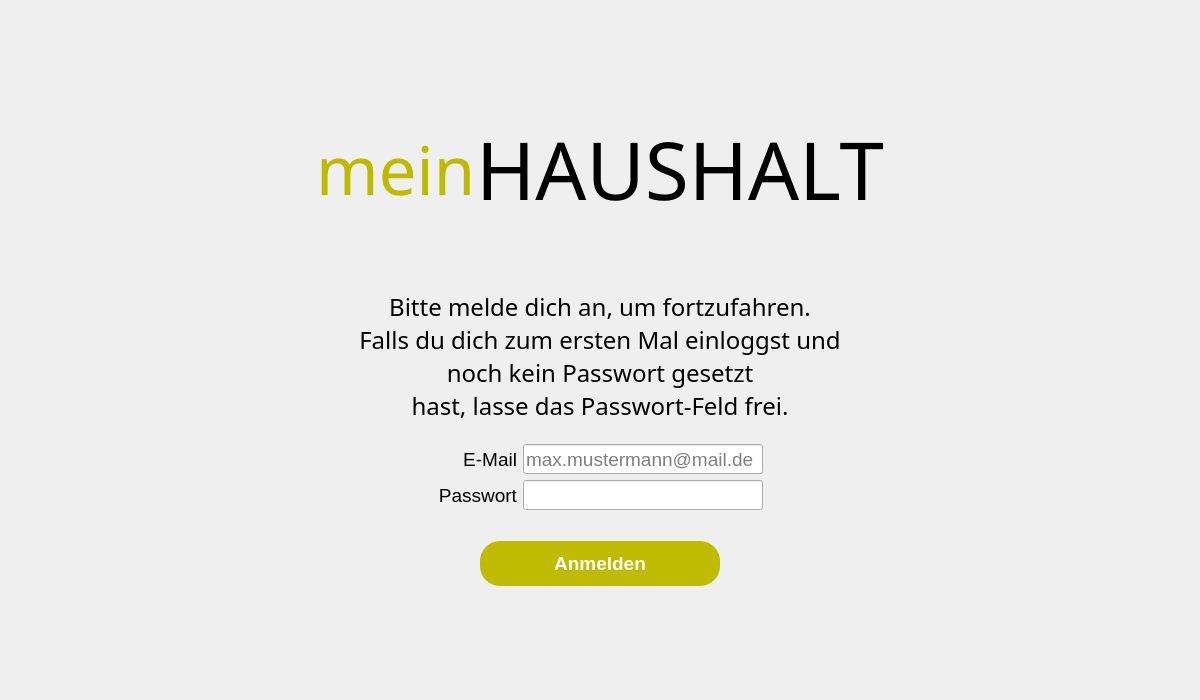
<?xml version="1.0" encoding="UTF-8"?>
<ui version="4.0">
 <class>LoginView</class>
 <widget class="QWidget" name="LoginView">
  <property name="geometry">
   <rect>
    <x>0</x>
    <y>0</y>
    <width>1200</width>
    <height>700</height>
   </rect>
  </property>
  <property name="windowTitle">
   <string>meinHaushalt</string>
  </property>
  <layout class="QVBoxLayout" name="verticalLayout_5">
   <item>
    <layout class="QVBoxLayout" name="verticalLayout_3">
     <item>
      <spacer name="verticalSpacer">
       <property name="orientation">
        <enum>Qt::Vertical</enum>
       </property>
       <property name="sizeHint" stdset="0">
        <size>
         <width>20</width>
         <height>40</height>
        </size>
       </property>
      </spacer>
     </item>
     <item>
      <layout class="QHBoxLayout" name="horizontalLayout_2">
       <property name="spacing">
        <number>0</number>
       </property>
       <property name="bottomMargin">
        <number>0</number>
       </property>
       <item>
        <spacer name="horizontalSpacer_3">
         <property name="orientation">
          <enum>Qt::Horizontal</enum>
         </property>
         <property name="sizeHint" stdset="0">
          <size>
           <width>40</width>
           <height>20</height>
          </size>
         </property>
        </spacer>
       </item>
       <item>
        <widget class="QLabel" name="label">
         <property name="font">
          <font>
           <family>Gear Rosemary</family>
           <pointsize>50</pointsize>
          </font>
         </property>
         <property name="text">
          <string>&lt;html&gt;&lt;head/&gt;&lt;body&gt;&lt;p&gt;&lt;span style=&quot; color:#beba00;&quot;&gt;mein&lt;/span&gt;&lt;/p&gt;&lt;/body&gt;&lt;/html&gt;</string>
         </property>
         <property name="margin">
          <number>4</number>
         </property>
         <property name="indent">
          <number>-1</number>
         </property>
         <property name="textInteractionFlags">
          <set>Qt::LinksAccessibleByMouse</set>
         </property>
        </widget>
       </item>
       <item>
        <widget class="QLabel" name="label_4">
         <property name="font">
          <font>
           <family>Gear Rosemary</family>
           <pointsize>60</pointsize>
          </font>
         </property>
         <property name="text">
          <string>HAUSHALT</string>
         </property>
        </widget>
       </item>
       <item>
        <spacer name="horizontalSpacer_4">
         <property name="orientation">
          <enum>Qt::Horizontal</enum>
         </property>
         <property name="sizeHint" stdset="0">
          <size>
           <width>40</width>
           <height>20</height>
          </size>
         </property>
        </spacer>
       </item>
      </layout>
     </item>
     <item>
      <layout class="QHBoxLayout" name="horizontalLayout_5">
       <property name="topMargin">
        <number>60</number>
       </property>
       <item>
        <spacer name="horizontalSpacer_9">
         <property name="orientation">
          <enum>Qt::Horizontal</enum>
         </property>
         <property name="sizeHint" stdset="0">
          <size>
           <width>40</width>
           <height>20</height>
          </size>
         </property>
        </spacer>
       </item>
       <item>
        <layout class="QVBoxLayout" name="verticalLayout_4">
         <property name="spacing">
          <number>0</number>
         </property>
         <item>
          <widget class="QLabel" name="label_2">
           <property name="font">
            <font>
             <family>Microsoft JhengHei Light</family>
             <pointsize>18</pointsize>
            </font>
           </property>
           <property name="text">
            <string>Bitte melde dich an, um fortzufahren.
Falls du dich zum ersten Mal einloggst und
noch kein Passwort gesetzt
hast, lasse das Passwort-Feld frei.</string>
           </property>
           <property name="alignment">
            <set>Qt::AlignCenter</set>
           </property>
          </widget>
         </item>
        </layout>
       </item>
       <item>
        <spacer name="horizontalSpacer_8">
         <property name="orientation">
          <enum>Qt::Horizontal</enum>
         </property>
         <property name="sizeHint" stdset="0">
          <size>
           <width>40</width>
           <height>20</height>
          </size>
         </property>
        </spacer>
       </item>
      </layout>
     </item>
     <item>
      <layout class="QHBoxLayout" name="horizontalLayout">
       <property name="topMargin">
        <number>15</number>
       </property>
       <item>
        <spacer name="horizontalSpacer">
         <property name="orientation">
          <enum>Qt::Horizontal</enum>
         </property>
         <property name="sizeHint" stdset="0">
          <size>
           <width>40</width>
           <height>20</height>
          </size>
         </property>
        </spacer>
       </item>
       <item>
        <layout class="QVBoxLayout" name="verticalLayout">
         <property name="spacing">
          <number>6</number>
         </property>
         <item>
          <widget class="QLabel" name="label_5">
           <property name="font">
            <font>
             <pointsize>14</pointsize>
            </font>
           </property>
           <property name="text">
            <string>E-Mail</string>
           </property>
           <property name="alignment">
            <set>Qt::AlignRight|Qt::AlignTrailing|Qt::AlignVCenter</set>
           </property>
          </widget>
         </item>
         <item>
          <widget class="QLabel" name="label_6">
           <property name="font">
            <font>
             <pointsize>14</pointsize>
            </font>
           </property>
           <property name="text">
            <string>Passwort</string>
           </property>
           <property name="alignment">
            <set>Qt::AlignRight|Qt::AlignTrailing|Qt::AlignVCenter</set>
           </property>
          </widget>
         </item>
        </layout>
       </item>
       <item>
        <layout class="QVBoxLayout" name="verticalLayout_2">
         <property name="spacing">
          <number>6</number>
         </property>
         <property name="sizeConstraint">
          <enum>QLayout::SetDefaultConstraint</enum>
         </property>
         <item>
          <widget class="QLineEdit" name="emailLine">
           <property name="sizePolicy">
            <sizepolicy hsizetype="Fixed" vsizetype="Fixed">
             <horstretch>0</horstretch>
             <verstretch>0</verstretch>
            </sizepolicy>
           </property>
           <property name="minimumSize">
            <size>
             <width>240</width>
             <height>30</height>
            </size>
           </property>
           <property name="maximumSize">
            <size>
             <width>240</width>
             <height>30</height>
            </size>
           </property>
           <property name="font">
            <font>
             <pointsize>14</pointsize>
             <weight>50</weight>
             <bold>false</bold>
            </font>
           </property>
           <property name="maxLength">
            <number>100</number>
           </property>
           <property name="frame">
            <bool>true</bool>
           </property>
           <property name="echoMode">
            <enum>QLineEdit::Normal</enum>
           </property>
           <property name="placeholderText">
            <string>max.mustermann@mail.de</string>
           </property>
          </widget>
         </item>
         <item>
          <widget class="QLineEdit" name="passwordLine">
           <property name="enabled">
            <bool>true</bool>
           </property>
           <property name="sizePolicy">
            <sizepolicy hsizetype="Fixed" vsizetype="Fixed">
             <horstretch>0</horstretch>
             <verstretch>0</verstretch>
            </sizepolicy>
           </property>
           <property name="minimumSize">
            <size>
             <width>240</width>
             <height>30</height>
            </size>
           </property>
           <property name="maximumSize">
            <size>
             <width>240</width>
             <height>30</height>
            </size>
           </property>
           <property name="font">
            <font>
             <pointsize>14</pointsize>
             <weight>75</weight>
             <bold>true</bold>
            </font>
           </property>
           <property name="maxLength">
            <number>100</number>
           </property>
           <property name="frame">
            <bool>true</bool>
           </property>
           <property name="echoMode">
            <enum>QLineEdit::Password</enum>
           </property>
          </widget>
         </item>
        </layout>
       </item>
       <item>
        <spacer name="horizontalSpacer_2">
         <property name="orientation">
          <enum>Qt::Horizontal</enum>
         </property>
         <property name="sizeHint" stdset="0">
          <size>
           <width>40</width>
           <height>20</height>
          </size>
         </property>
        </spacer>
       </item>
      </layout>
     </item>
     <item>
      <layout class="QHBoxLayout" name="horizontalLayout_3">
       <property name="spacing">
        <number>6</number>
       </property>
       <property name="topMargin">
        <number>25</number>
       </property>
       <item>
        <spacer name="horizontalSpacer_5">
         <property name="orientation">
          <enum>Qt::Horizontal</enum>
         </property>
         <property name="sizeHint" stdset="0">
          <size>
           <width>40</width>
           <height>20</height>
          </size>
         </property>
        </spacer>
       </item>
       <item>
        <widget class="QPushButton" name="LoginButton">
         <property name="minimumSize">
          <size>
           <width>240</width>
           <height>45</height>
          </size>
         </property>
         <property name="maximumSize">
          <size>
           <width>240</width>
           <height>45</height>
          </size>
         </property>
         <property name="font">
          <font>
           <pointsize>14</pointsize>
           <weight>75</weight>
           <bold>true</bold>
          </font>
         </property>
         <property name="cursor">
          <cursorShape>PointingHandCursor</cursorShape>
         </property>
         <property name="styleSheet">
          <string notr="true">QPushButton {
color: white;
background-color: rgb(191, 187, 0); 
border-radius: 20px;
border-style: outset;
padding: 10px;
}

QPushButton:disabled {

}

QPushButton:hover {
background: qradialgradient(
cx: 0.3, cy: -0.4, fx: 0.3, fy: -0.4,
radius: 1.35, stop: 0 #fff, stop: 1 rgb(193, 189, 0)
);
}

QPushButton:pressed {
border-style: inset;
background: qradialgradient(
cx: 0.4, cy: -0.1, fx: 0.4, fy: -0.1,
radius: 1.35, stop: 0 #fff, stop: 1 #ddd
);
}

QPushButton:focus {
	border: none;
	outline: none;
}</string>
         </property>
         <property name="text">
          <string>Anmelden</string>
         </property>
        </widget>
       </item>
       <item>
        <spacer name="horizontalSpacer_6">
         <property name="orientation">
          <enum>Qt::Horizontal</enum>
         </property>
         <property name="sizeHint" stdset="0">
          <size>
           <width>40</width>
           <height>20</height>
          </size>
         </property>
        </spacer>
       </item>
      </layout>
     </item>
     <item>
      <spacer name="verticalSpacer_2">
       <property name="orientation">
        <enum>Qt::Vertical</enum>
       </property>
       <property name="sizeHint" stdset="0">
        <size>
         <width>20</width>
         <height>40</height>
        </size>
       </property>
      </spacer>
     </item>
    </layout>
   </item>
  </layout>
 </widget>
 <resources/>
 <connections/>
</ui>
